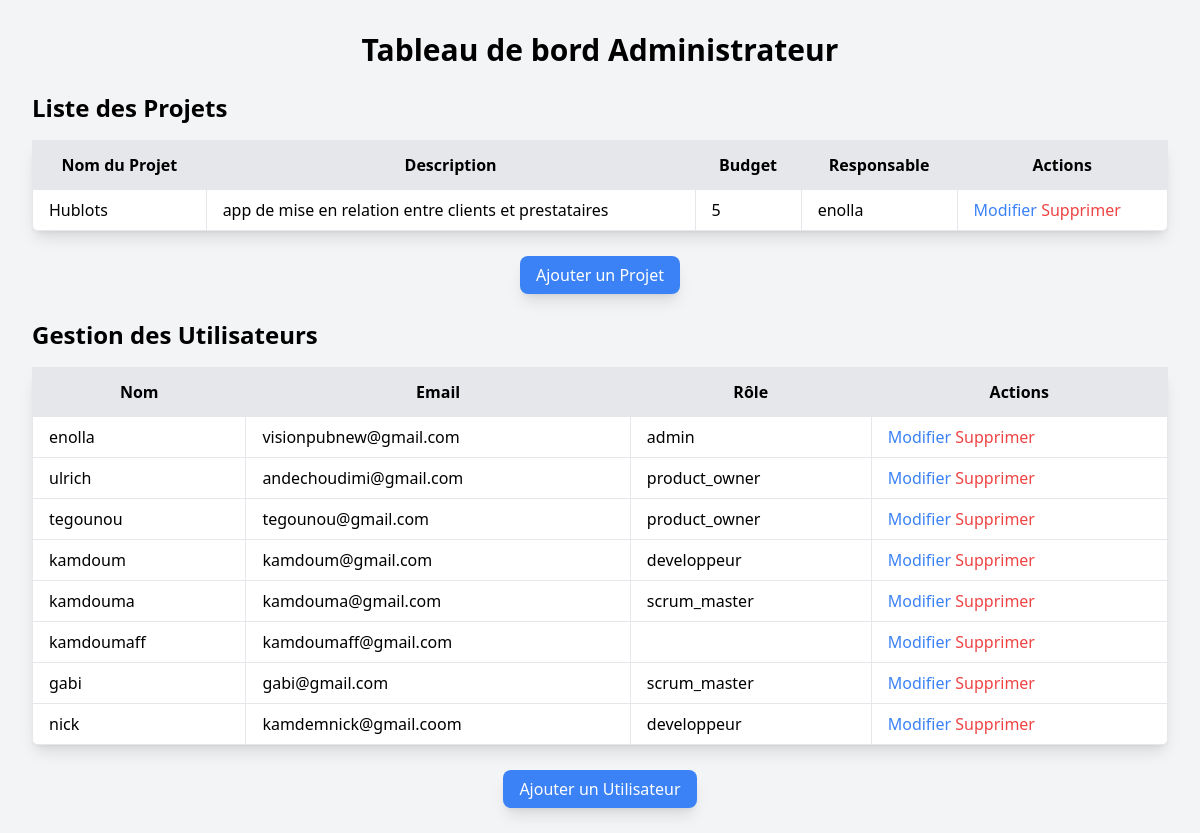
Screenshot of /admin/admin_dashboard.php (signed in) with the database file from the repository.
### tables this page shows
CREATE TABLE `projets` (
  `id` int(11) NOT NULL,
  `nom_projet` varchar(255) DEFAULT NULL,
  `description` text DEFAULT NULL,
  `budget` float DEFAULT NULL,
  `date_debut` date DEFAULT NULL,
  `date_fin` date DEFAULT NULL,
  `responsable_id` int(11) DEFAULT NULL,
  `date_creation` timestamp NOT NULL DEFAULT current_timestamp()
);

CREATE TABLE `utilisateurs` (
  `id` int(11) NOT NULL,
  `nom` varchar(100) DEFAULT NULL,
  `email` varchar(100) DEFAULT NULL,
  `mot_de_passe` varchar(255) DEFAULT NULL,
  `role` enum('product_owner','admin','scrum_master','developpeur','autre_role') NOT NULL,
  `date_creation` timestamp NOT NULL DEFAULT current_timestamp()
);

### admin/admin_dashboard.php (the view, shortened to what this page needs)
<?php
include '../includes/db.php';
$stmt_projets = $pdo->query("SELECT * FROM projets");
$projets = $stmt_projets->fetchAll(PDO::FETCH_ASSOC);
$stmt_utilisateurs = $pdo->query("SELECT * FROM utilisateurs");
$utilisateurs = $stmt_utilisateurs->fetchAll(PDO::FETCH_ASSOC);
?>
<!DOCTYPE html>
<html lang="fr">
<head>
    <script src="https://cdn.tailwindcss.com"></script>
</head>
<body class="bg-gray-100">
    <div class="max-w-7xl mx-auto p-8">
        <h1 class="text-3xl font-bold mb-6 text-center">Tableau de bord Administrateur</h1>
        <h2 class="text-2xl font-bold mb-4">Liste des Projets</h2>
        <table class="min-w-full bg-white border rounded-lg shadow-lg mb-8">
            <thead>
                <tr class="bg-gray-200">
                    <th class="py-3 px-4 border">Nom du Projet</th>
                    <th class="py-3 px-4 border">Description</th>
                    <th class="py-3 px-4 border">Budget</th>
                    <th class="py-3 px-4 border">Responsable</th>
                    <th class="py-3 px-4 border">Actions</th>
                </tr>
            </thead>
            <tbody>
                <?php foreach ($projets as $projet): ?>
                    <tr class="hover:bg-gray-100">
                        <td class="py-2 px-4 border"><?php echo htmlspecialchars($projet['nom_projet']); ?></td>
                        <td class="py-2 px-4 border"><?php echo htmlspecialchars($projet['description']); ?></td>
                        <td class="py-2 px-4 border"><?php echo htmlspecialchars($projet['budget']); ?></td>
                        <td class="py-2 px-4 border">
                            <?php
                            $stmt_responsable = $pdo->prepare("SELECT nom FROM utilisateurs WHERE id = ?");
                            $stmt_responsable->execute([$projet['responsable_id']]);
                            $responsable = $stmt_responsable->fetch(PDO::FETCH_ASSOC);
                            echo htmlspecialchars($responsable['nom']);
                            ?>
                        </td>
                        <td class="py-2 px-4 border">
                            <a href="modifier_projet.php?id=<?php echo $projet['id']; ?>" class="text-blue-500 hover:underline">Modifier</a>
                            <a href="supprimer_projet.php?id=<?php echo $projet['id']; ?>" class="text-red-500 hover:underline">Supprimer</a>
                        </td>
                    </tr>
                <?php endforeach; ?>
            </tbody>
        </table>
        <div class="mt-6 text-center">
            <a href="ajouter_projet.php" class="bg-blue-500 text-white px-4 py-2 rounded-lg shadow-lg hover:bg-blue-600 transition duration-200">Ajouter un Projet</a>
        </div>
        <h2 class="text-2xl font-bold mb-4 mt-8">Gestion des Utilisateurs</h2>
        <table class="min-w-full bg-white border rounded-lg shadow-lg mb-8">
            <thead>
                <tr class="bg-gray-200">
                    <th class="py-3 px-4 border">Nom</th>
                    <th class="py-3 px-4 border">Email</th>
                    <th class="py-3 px-4 border">Rôle</th>
                    <th class="py-3 px-4 border">Actions</th>
                </tr>
            </thead>
            <tbody>
                <?php foreach ($utilisateurs as $utilisateur): ?>
                    <tr class="hover:bg-gray-100">
                        <td class="py-2 px-4 border"><?php echo htmlspecialchars($utilisateur['nom']); ?></td>
                        <td class="py-2 px-4 border"><?php echo htmlspecialchars($utilisateur['email']); ?></td>
                        <td class="py-2 px-4 border"><?php echo htmlspecialchars($utilisateur['role']); ?></td>
                        <td class="py-2 px-4 border">
                            <a href="modifier_utilisateur.php?id=<?php echo $utilisateur['id']; ?>" class="text-blue-500 hover:underline">Modifier</a>
                            <a href="supprimer_utilisateur.php?id=<?php echo $utilisateur['id']; ?>" class="text-red-500 hover:underline">Supprimer</a>
                        </td>
                    </tr>
                <?php endforeach; ?>
            </tbody>
        </table>
        <div class="mt-6 text-center">
            <a href="gestion_utilisateurs.php" class="bg-blue-500 text-white px-4 py-2 rounded-lg shadow-lg hover:bg-blue-600 transition duration-200">Ajouter un Utilisateur</a>
        </div>
    </div>
</body>
</html>

### rows the page displays
projets: nom_projet "Hublots", description "app de mise en relation entre clients et prestataires", budget "5", responsable.nom "enolla"
utilisateurs: nom "enolla", email "visionpubnew@gmail.com", role "admin"
utilisateurs: nom "ulrich", email "andechoudimi@gmail.com", role "product_owner"
utilisateurs: nom "tegounou", email "tegounou@gmail.com", role "product_owner"
utilisateurs: nom "kamdoum", email "kamdoum@gmail.com", role "developpeur"
utilisateurs: nom "kamdouma", email "kamdouma@gmail.com", role "scrum_master"
utilisateurs: nom "kamdoumaff", email "kamdoumaff@gmail.com"
utilisateurs: nom "gabi", email "gabi@gmail.com", role "scrum_master"
utilisateurs: nom "nick", email "kamdemnick@gmail.coom", role "developpeur"
